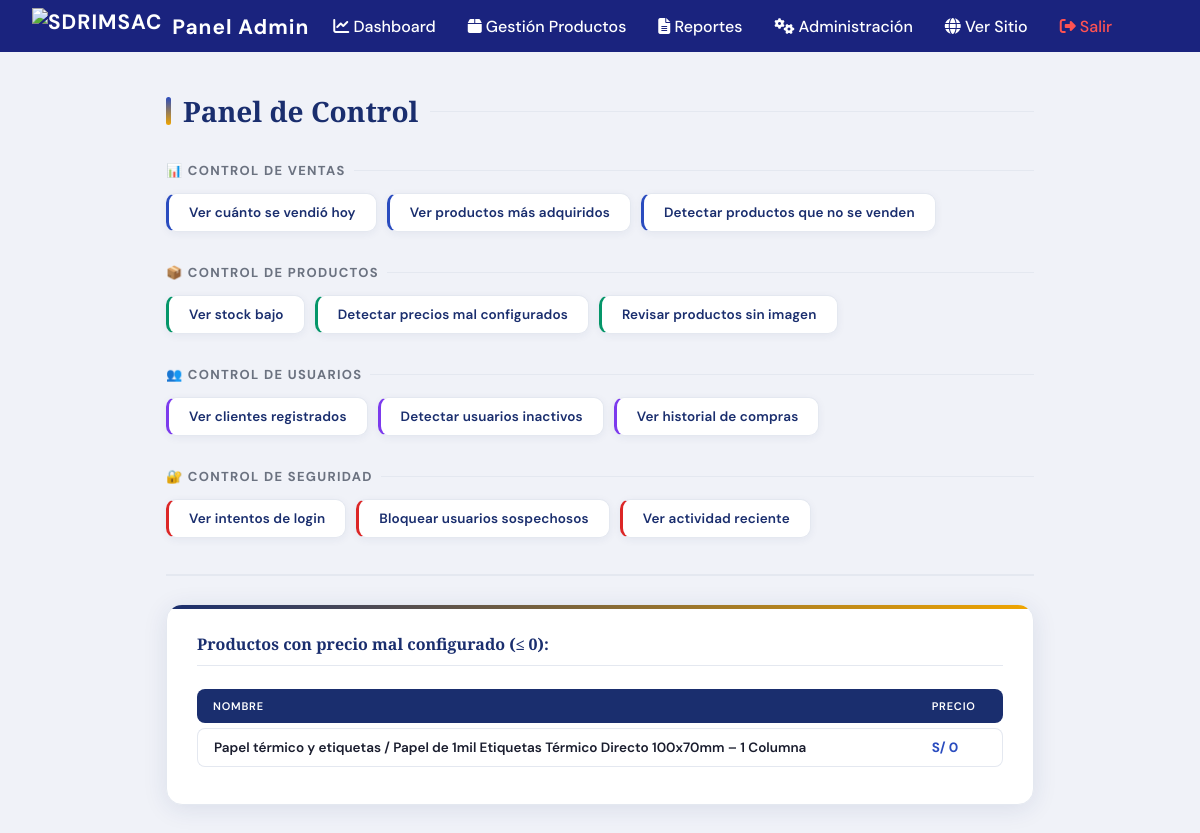
The page /public/admin/control.php?precios_mal=1 on the database its author committed.
### tables this page shows
CREATE TABLE `productos` (
  `id` int(11) NOT NULL,
  `nombre` varchar(100) NOT NULL,
  `descripcion` text DEFAULT NULL,
  `precio` decimal(10,2) DEFAULT NULL,
  `stock` int(11) DEFAULT 0,
  `imagen` varchar(255) DEFAULT NULL,
  `views` int(11) DEFAULT 0,
  `vistas` int(11) DEFAULT 0,
  `vendidos` int(11) DEFAULT 0,
  `favoritos` int(11) DEFAULT 0
);

### public/admin/control.php (the view, shortened to what this page needs)
<?php
include __DIR__ . '/includes/header_admin.php';
require_once __DIR__ . '/../config/database.php';
?>
<link rel="stylesheet" href="control.css">
<section class="control-section">
    <h2>Panel de Control</h2>
    <h3>📊 Control de Ventas</h3>
    <ul>
        <li><a href="reportes.php?tipo=ventas">Ver cuánto se vendió hoy</a></li>
        <li><a href="reportes.php?tipo=productos_mas_vendidos">Ver productos más adquiridos</a></li>
        <li><a href="reportes.php?tipo=productos_no_venden">Detectar productos que no se venden</a></li>
    </ul>
    <h3>📦 Control de Productos</h3>
    <ul>
        <li><a href="?stock_bajo=1">Ver stock bajo</a></li>
        <li><a href="?precios_mal=1">Detectar precios mal configurados</a></li>
        <li><a href="?sin_imagen=1">Revisar productos sin imagen</a></li>
    </ul>
    <h3>👥 Control de Usuarios</h3>
    <ul>
        <li><a href="?clientes=1">Ver clientes registrados</a></li>
        <li><a href="?inactivos=1">Detectar usuarios inactivos</a></li>
        <li><a href="?historial=1">Ver historial de compras</a></li>
    </ul>
    <h3>🔐 Control de Seguridad</h3>
    <ul>
        <li><a href="?login_intentos=1">Ver intentos de login</a></li>
        <li><a href="?bloquear=1">Bloquear usuarios sospechosos</a></li>
        <li><a href="?actividad=1">Ver actividad reciente</a></li>
    </ul>
    <hr>
    <?php
    if(isset($_GET['precios_mal'])){
        echo '<div class="control-box"><h4>Productos con precio mal configurado (≤ 0):</h4>';
        $q = $conn->query("SELECT * FROM productos WHERE precio <= 0");
        if($q->num_rows > 0){
            echo '<table><tr><th>Nombre</th><th>Precio</th></tr>';
            while($r = $q->fetch_assoc()){
                echo '<tr><td>'.htmlspecialchars($r['nombre']).'</td><td>S/ '.floatval($r['precio']).'</td></tr>';
            }
            echo '</table>';
        } else {
            echo '<p>No hay productos con precio mal configurado.</p>';
        }
        echo '</div>';
    }
    ?>
</section>

### public/assets/css/dashboard.css (style rules this page uses)
:root { --primary: #1a2e6e; --primary-light: #2a4cbf; --accent: #f0a500; --accent-soft: #fff7e0; --bg: #f0f2f8; --card: #ffffff; --text: #1a1d2e; --muted: #6b7280; --border: #e4e8f0; --success: #059669; --danger: #dc2626; --pending: #d97706; --shadow: 0 4px 24px rgba(26,46,110,0.10); --radius: 16px; }
*, *::before, *::after { box-sizing: border-box; margin: 0; padding: 0; }

### rows shown on the page
productos: nombre "Papel térmico y etiquetas / Papel de 1mil Etiquetas Térmico Directo 100x70mm – 1 Columna", precio "0"
